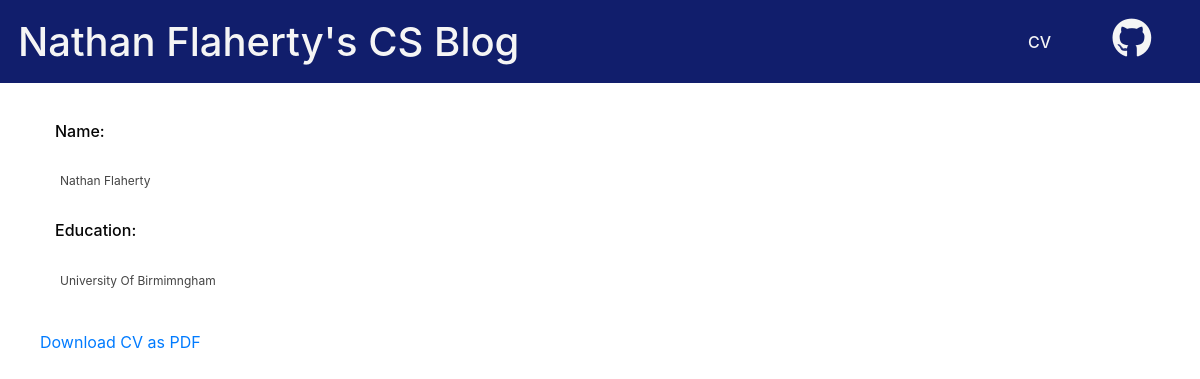
/cv/, run on an earlier commit of the app's database.
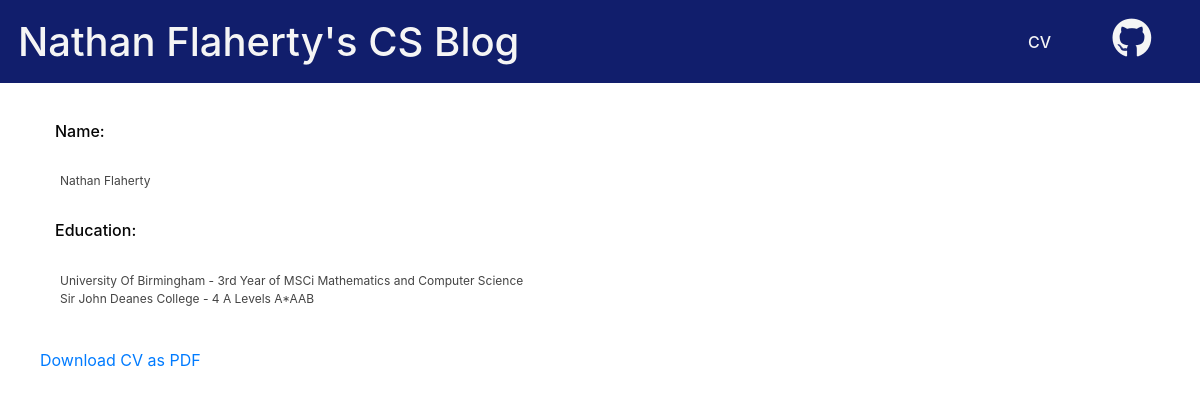
And on a later commit of the database.
### cv/models.py (models this page shows, shortened)
class CvItem(models.Model):
    title = models.CharField(max_length=200)
    text=models.TextField()
    created_date = models.DateTimeField(default=timezone.now)
    published_date = models.DateTimeField(blank=True, null=True)

### cv/views.py (the view)
# urls.py: path('cv/', include('cv.urls')),
def cv(request):
    CVItems = CvItem.objects.filter(published_date__lte=timezone.now()).order_by('published_date')
    return render(request,'cv/cv.html', {'CVItems': CVItems})

### cv/templates/cv/cv.html
{% extends 'base.html' %}
{%block content%}
{%for cvitem in CVItems%}
<h3>{{cvitem.title}}:</h3> <p>{{cvitem.text|linebreaks}}</p>
{%endfor%}
<br />
<a href='http://nathanflaherty.co.uk/NathanFlahertyCV.pdf'>Download CV as PDF<p></p></a>
{%endblock%}

What changed in the data, as far as the page shows it:
changed CvItem "Education": text "University Of Birmimngham" → "University Of Birmingham - 3rd Year of MSCi Mathematics and Computer Science Sir John Deanes College - 4 A Levels A*AAB"
